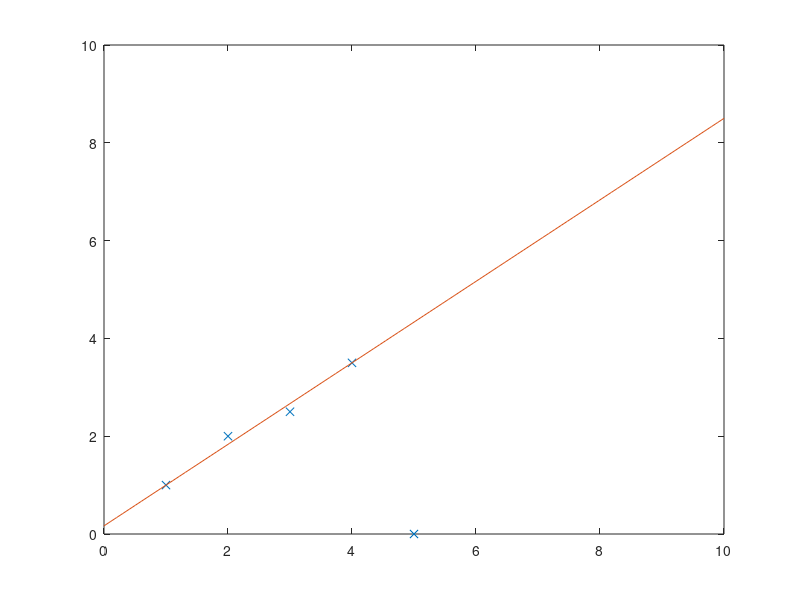

MATLAB code for this plot:
% robustify linear fitting
% Jingyi Bai 267936

close all
clear all

% set 5 points
x = [1 2 3 4 5];
y = [1 2 2.5 3.5 0];
plot(x, y, 'x');
hold on

n = 5;
a10 = [];
b10 = [];
err = [0,0,0,0,0,0,0,0,0,0;
    0,0,0,0,0,0,0,0,0,0;
    0,0,0,0,0,0,0,0,0,0;
    0,0,0,0,0,0,0,0,0,0;
    0,0,0,0,0,0,0,0,0,0];


% y = ax + b; record all a & b.
for i = 1:n
    for j = i:n
        if i ~= j
            a = (y(i) - y(j)) / (x(i) - x(j));
            b = y(i) - a * x(i);
            a10(end + 1) = a;
            b10(end + 1) = b;
        end
    end
end

% disp(a10);
% disp(b10);

% record all errors, list a table
for i = 1:10
    for j = 1:n
        index = 5 * (i - 1) + j;
        err(index) = abs(a10(i) * x(j) + b10(i) - y(j));
    end
end

disp(err);

% sort and find smallest median of errors
mdi = median(err);
smlmdi_index = 1;
for i = 1:10
    if mdi(i) < mdi(smlmdi_index)
        smlmdi_index = i;
    end
end

disp(mdi);
disp(smlmdi_index);

fx = linspace(0, 10);
fy = a10(smlmdi_index) * fx + b10(smlmdi_index);
plot(fx, fy, '-');
